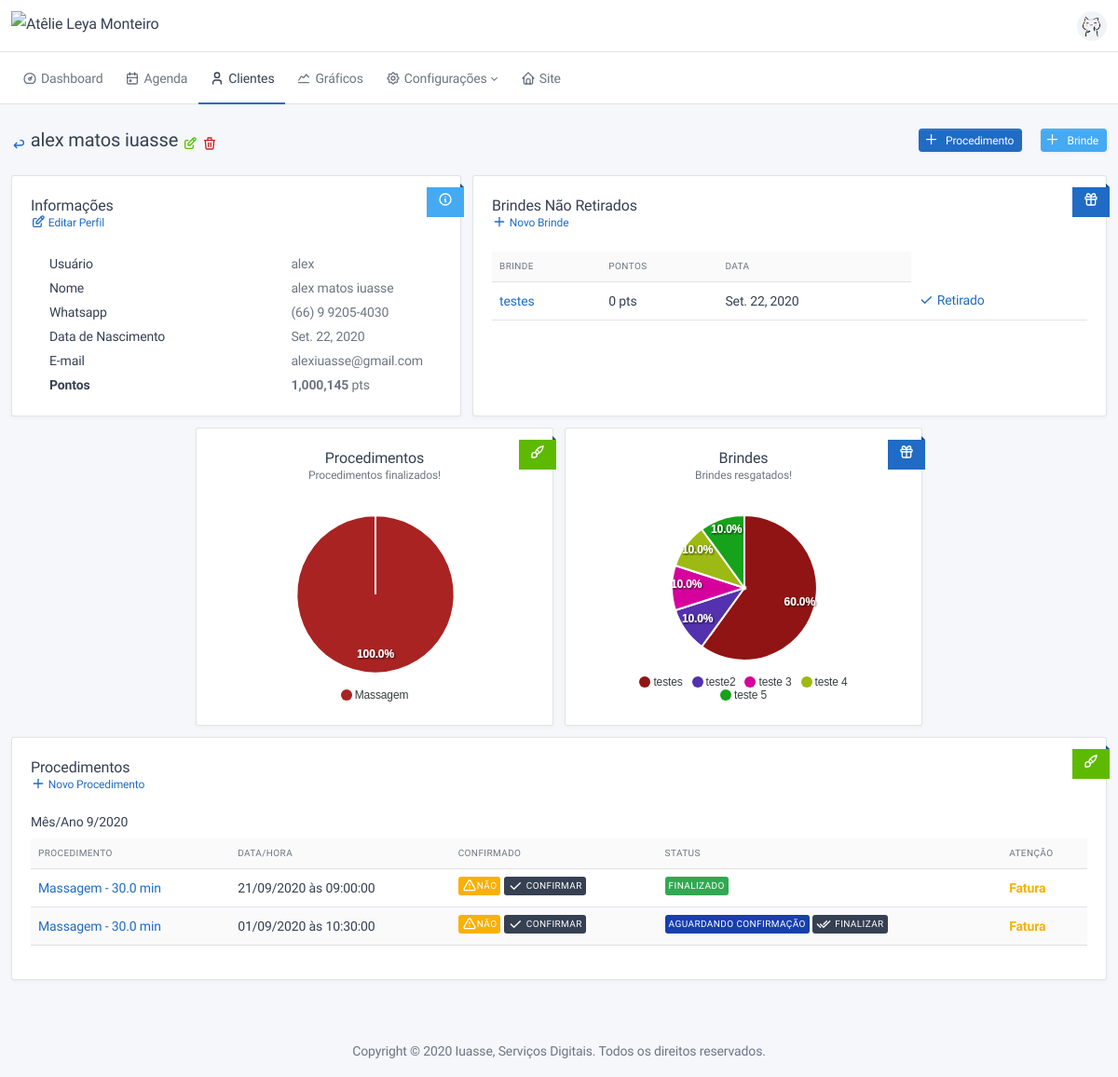
The page /user/admin/2/profile/ (signed in) on the database as committed earlier.
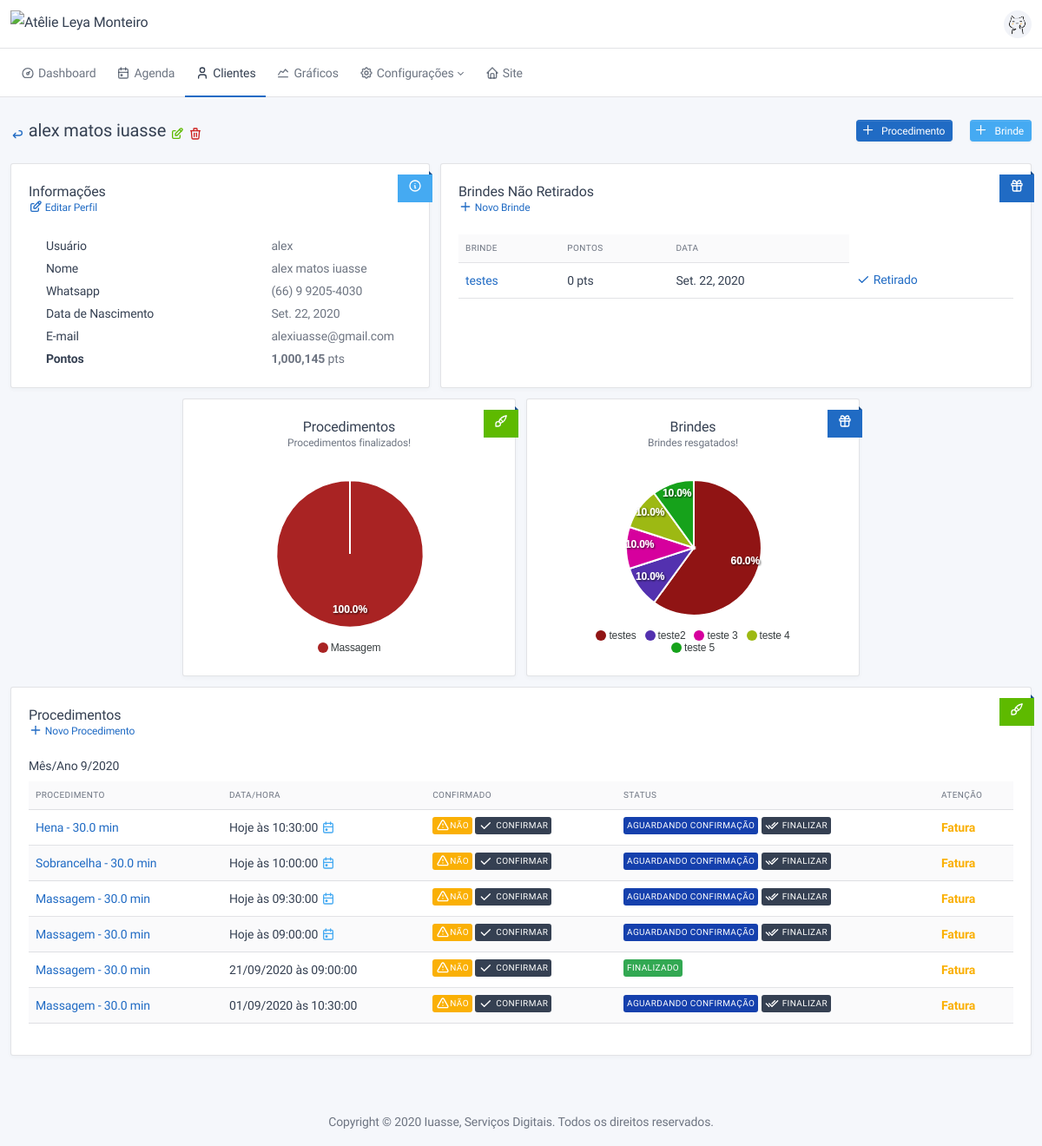
The same page on the database as committed later.
### users/models.py (models this page shows, shortened)
class Profile(BaseModel):
    name = models.CharField("nome completo", max_length=150)
    birth_date = models.DateField('data de nascimento', blank=True, null=True, help_text="Informe uma data válida!")
    whatsapp = models.CharField('whatsapp', max_length=16, help_text="Esse será o número usado para contato!")
    total_of_points = models.IntegerField(default=0, verbose_name='Total de pontos')
    user = models.OneToOneField(User, on_delete=models.CASCADE)
    def get_full_name(self):
        return self.name
    @property
    def get_new_service_url(self):
        return reverse('service:orderofservice:create', kwargs={'cpk': self.pk})
    @property
    def get_new_reward_url(self):
        return reverse('users:rewardretrieved:create', kwargs={'cpk': self.pk})
    @property
    def get_delete_url(self):
        return reverse('users:admin:delete', kwargs={'pk': self.pk})
    @property
    def get_edit_url(self):
        return reverse('users:admin:edit', kwargs={'pk': self.pk})
    @property
    def get_back_url(self):
        return reverse('users:admin:view')
    def is_birthday(self):
        today = datetime.today()
        return self.birth_date.day == today.day and self.birth_date.month == today.month if self.birth_date else False
    def get_dict_data(self):
        return {
            'Usuário': self.user.username,
            'Nome': self.get_full_name(),
            'Whatsapp': self.whatsapp,
            'Data de Nascimento': self.birth_date,
            'E-mail': self.user.email,
        }
    def has_service(self):
        return self.user.orderofservice_set.count()
    def get_service_sorted_by_entry_date(self):
        retDict = {}
        for s in self.user.orderofservice_set.all().order_by('-date', '-id'):
            m_y = "{}/{}".format(s.date.month, s.date.year)
            if m_y in retDict:
                retDict[m_y]['services'].append(s)
            else:
                retDict[m_y] = {}
                retDict[m_y]['services'] = []
                retDict[m_y]['services'].append(s)
        return retDict
    def has_reward_admin(self):
        return self.user.rewardretrieved_set.filter(retrieved=False).count()
    def sorted_reward_set_admin(self):
        return self.user.rewardretrieved_set.filter(retrieved=False).order_by('-date', '-id')

class RewardRetrieved(BaseModel):
    reward = models.ForeignKey("config.Reward", on_delete=models.PROTECT, verbose_name="Brinde")
    points = models.IntegerField("Pontos", default=0)
    quantity = models.IntegerField("Quantidade", default=1)
    date = models.DateField("Data", default=now)
    retrieved = models.BooleanField("Resgatado", default=False, help_text="Esse brinde já foi resgatado?")
    customer = models.ForeignKey(User, on_delete=models.CASCADE, verbose_name="Cliente")
    @property
    def get_edit_url(self):
        return reverse('users:rewardretrieved:edit', kwargs={'cpk': self.customer.pk, 'pk': self.pk})
    @property
    def get_confirm_url(self):
        return reverse('users:rewardretrieved:confirm', kwargs={'pk': self.pk})

### config/models.py (models this page shows, shortened)
class BaseConfigModel(BaseModel):
    name = models.CharField("nome", max_length=128)
    def __str__(self):
        return self.name
    class Meta:
        abstract = True

class Reward(BaseConfigModel):
    contextual = models.CharField("cor", default="#ffffff", max_length=7,
                                  help_text="Escolha uma cor para representar esse brinde!")
    quantity_in_points = models.IntegerField("quantidade de pontos", default=1)
    available = models.BooleanField("Disponível", default=True)
    description = models.TextField("Descrição", blank=True, help_text="Usado no site para descrever o brinde")
    image = models.ImageField("Foto", upload_to='images/', help_text="Foto representando o brinde.",
                              blank=True, null=True)

class TypeOfService(BaseConfigModel):
    contextual = models.CharField("cor", default="#ffffff", max_length=7,
                                  help_text="Escolha uma cor para representar esse procedimento!")
    time = models.FloatField("tempo", default=30, help_text="Coloque o tempo em minutos, ex.: 1hr = 60min")
    value = models.DecimalField("Valor", max_digits=11, decimal_places=2, default=0,
                                help_text="Valor do procedimento, ele será usado para auto preenchimento de alguns "
                                          "campos!")
    rewarded_points = models.IntegerField("pontos ganhos", default=0)
    description = models.TextField("Descrição", blank=True, help_text="Usado no site para descrever o procedimento")
    image = models.ImageField("Foto", upload_to='images/', help_text="Foto representando o procedimento.",
                              blank=True, null=True)
    def __str__(self):
        return f"{self.name} - {self.time} min"

class StatusService(BaseConfigModel):
    contextual = models.CharField("cor", default="#ffffff", max_length=7,
                                  help_text="Escolha uma cor para representar esse status")

### service/models.py (models this page shows, shortened)
class OrderOfService(BaseModel):
    type_of_service = models.ForeignKey("config.TypeOfService", verbose_name="Procedimento", on_delete=models.SET_NULL,
                                        null=True)
    status = models.ForeignKey("config.StatusService", verbose_name="Status", on_delete=models.PROTECT)
    finished = models.BooleanField("finalizado", default=False)
    counted = models.BooleanField("contabilizado", default=False, help_text="Procedimento já foi contabilizado?")
    confirmed = models.BooleanField("confirmado", default=False, help_text="Procedimento foi confirmado?")
    canceled = models.BooleanField("cancelado", default=False, help_text="Procedimento foi cancelado?")
    date = models.DateField("Data", default=now)
    time = models.TimeField("Hora", default=now)
    observation = models.TextField("observação", blank=True)
    customer = models.ForeignKey(User, verbose_name="Cliente", on_delete=models.CASCADE, blank=True, null=True)
    def get_absolute_url(self):
        return reverse(self.get_reverse_profile, kwargs={'cpk': self.customer.pk, 'pk': self.pk})
    def get_customer_finished_url(self):
        return reverse('service:admin:finish', kwargs={'pk': self.pk, 'flag': 1})
    def get_customer_confirmed_url(self):
        return reverse('service:admin:confirm', kwargs={'pk': self.pk, 'flag': 1})
    def get_confirmed_html(self):
        return settings.ICON_CONFIRMED if self.confirmed else settings.ICON_NOT_CONFIRMED
    def get_date_html(self):
        return f"Hoje às {self.time} <span class='text-info'>{ICON_CALENDAR}</span>" if self.date == date.today() \
            else f"{self.date.strftime('%d/%m/%Y')} às {self.time}"
    def get_is_success(self):
        return self.status.pk == settings.STATUS_SERVICE_FINISHED
    def get_contextual_html_admin(self):
        text = ""
        if self.canceled:
            text = "<span class='font-weight-bold text-danger'>Cancelado</span>"
        elif self.is_invoice_not_completed() or self.is_past_date_invoice():
            text = "<span class='font-weight-bold text-warning'>Fatura</span>"
        return mark_safe(text)
    def is_invoice_not_completed(self):
        return self.invoice.type_of_payment is None

### financial/models.py (models this page shows, shortened)
class Invoice(BaseModel):
    order_of_service = models.OneToOneField("service.OrderOfService", verbose_name="Procedimento",
                                            on_delete=models.CASCADE, null=True, blank=True,
                                            help_text="Procedimento a qual esse lançamento pertence.")
    type_of_payment = models.ForeignKey("config.TypeOfPayment", verbose_name="Tipo de Pagamento", null=True,
                                        on_delete=models.PROTECT, help_text="Qual foi o tipo de pagamento?")
    status = models.ForeignKey("config.StatusPayment", verbose_name="Status", on_delete=models.PROTECT, null=True)
    value = models.DecimalField("Valor", max_digits=11, decimal_places=2, help_text="O valor que foi pago.")
    date = models.DateField("Data", default=now, help_text="Data do pagamento.")
    observation = models.TextField("Observação", blank=True, null=True)

### users/views.py (the view)
# urls.py: path('<int:pk>/profile/', profile_admin, name='profile'),
@login_required
@require_http_methods(["GET"])
@staff_member_required()
@permission_required('users.view_profile', raise_exception=True)
def profile_admin(request, pk):
    user = User.objects.get(pk=pk)
    services = user.orderofservice_set.filter(customer=user, status=settings.STATUS_SERVICE_FINISHED)
    type_of_services = TypeOfService.objects.filter(pk__in=services.values_list('type_of_service', flat=True))
    rewards = user.rewardretrieved_set.filter(retrieved=True)
    rewards_type = Reward.objects.filter(pk__in=rewards.values_list('reward', flat=True))
    return render(request, template_name='user/profile.html', context={
        'obj': user.profile,
        'options_chart_service': SimplePie(
            width=300,
            series=[services.filter(type_of_service=t).count() for t in type_of_services],
            colors=[t.contextual for t in type_of_services],
            labels=[t.name for t in type_of_services],
        ).get_options(),
        'options_chart_reward': SimplePie(
            width=300,
            series=[rewards.filter(reward=r).count() for r in rewards_type],
            colors=[r.contextual for r in rewards_type],
            labels=[r.name for r in rewards_type],
        ).get_options(),
    })

### base/models.py (called while the page is built)
    @property
    def get_reverse_profile(self):
        return '{}:{}:profile'.format(self._meta.app_label, self._meta.model_name)

### frontend/apexcharts/simple_pie.py (called while the page is built)
    def get_options(self):
        return {
            'series': self.series,
            'chart': {
                'width': self.width,
                'type': self.chart_type,
            },
            'colors': self.colors,
            'labels': self.labels,
            'title': {
                'text': self.title,
                'align': 'left'
            },
            'legend': {
                'position': 'bottom'
            },
            'responsive': [{
                'breakpoint': 480,
                'options': {
                    'chart': {
                        'width': 300
                    },
                }
            }],
        }

### frontend/templates/user/profile.html (shortened to what the changed rows need)
{% extends '../base/profile.html' %}
{% load static %}
{% load l10n %}
{% block profile_content %}
<div class="row row-deck row-cards">
    <div class="col-lg-5">
        <div class="card">
            <div class="card-body">
                <div class="table-responsive">
                    <table class="card-table table-hover">
                        {% for k, v in obj.get_dict_data.items %}
                        <tr>
                            <td class="w-100">{{k}}</td>
                            <td class="text-nowrap text-muted">{{v}}</td>
                        </tr>
                        {% endfor %}
                        <tr>
                            <td class="text-nowrap text-muted">
                                <span class="font-weight-bold" data-countup>{{obj.total_of_points}}</span> pts
                            </td>
                        </tr>
                    </table>
                </div>
            </div>
        </div>
    </div>
    <div class="col-lg-7">
        <div class="card">
            <div class="card-body">
                {% if obj.has_reward_admin %}
                <div class="table-responsive mb-3">
                    <table class="table table-hover">
                        <thead>
                        <tr>
                            <th>Brinde</th>
                            <th>Pontos</th>
                            <th>Data</th>
                        </tr>
                        </thead>
                        {% for r in obj.sorted_reward_set_admin %}
                        <tr>
                            <td><a href="{{r.get_edit_url}}">{{r.reward.name}}</a></td>
                            <td><span data-countup>{{r.points}}</span> pts</td>
                            <td>{{r.date}}</td>
                            {% if not r.retrieved %}
                            <td>
                                <a data-toggle="tooltip" href="{{r.get_confirm_url}}"
                                   title="{{TOOLTIP_RETRIEVED_REWARD}}">
                                    {{ICON_CHECK|safe}} Retirado
                                </a>
                            </td>
                            {% endif %}
                        </tr>
                        {% endfor %}
                    </table>
                </div>
                {% else %}
                <p>Tudo certo por aqui!</p>
                {% endif %}
            </div>
        </div>
    </div>
</div>
{% if obj.has_service %}
<div class="card mb-5">
    <div class="card-body">
        {% for k,v in obj.get_service_sorted_by_entry_date.items %}
        <div class="col-lg-12 col-md-auto">
            <h4>Mês/Ano {{k}}</h4>
            <div class="table-responsive">
                <table class="table table-hover table-striped">
                    <thead>
                    <tr>
                        <th>Procedimento</th>
                        <th>Data/Hora</th>
                        <th>Confirmado</th>
                        <th>Status</th>
                        <th>Atenção</th>
                    </tr>
                    </thead>
                    <tbody>
                    {% for kk,vv in v.items %}
                    {% for s in vv %}
                    <tr>
                        <td><a href="{{s.get_absolute_url}}">{{s.type_of_service}}</a></td>
                        <td>{{s.get_date_html|safe}}</td>
                        <td>
                            {{s.get_confirmed_html|safe}}
                            {% if not s.confirmed %}
                            <a class="badge bg-dark" data-toggle="tooltip" href="{{s.get_customer_confirmed_url}}"
                               title="{{TOOLTIP_SERVICE_CONFIRM}}">
                                {{ICON_CHECK|safe}} <span class="ml-1">Confirmar</span>
                            </a>
                            {% endif %}
                        </td>
                        <td>
                            <span class="badge" style="background-color: {{s.status.contextual}};">{{s.status}}</span>
                            {% if not s.get_is_success %}
                            <a class="badge bg-dark" data-toggle="tooltip"
                               href="{{s.get_customer_finished_url}}" title="{{TOOLTIP_SERVICE_FINISH}}">
                                {{ICON_DOUBLE_CHECK|safe}} <span class="ml-1">Finalizar</span>
                            </a>
                            {% endif %}
                        </td>
                        <td>{{s.get_contextual_html_admin}}</td>
                    </tr>
                    {% endfor %}
                    {% endfor %}
                    </tbody>
                </table>
            </div>
        </div>
        {% endfor %}
    </div>
</div>
{% endif %}
{% endblock %}

### frontend/templates/base/profile.html
{% extends 'base.html' %}
{% block content %}
<div class="container-xl">
    <div class="page-header">
        <div class="row align-items-center">
            <div class="col-auto">
                <h2 class="page-title">
                    <a data-toggle="tooltip" href="{{obj.get_back_url}}" title="Voltar">
                        <span class="text-primary">{{ICON_ARROW_BACK|safe}}</span>
                    </a>
                    {{obj.get_full_name}}
                    <a data-toggle="tooltip" href="{{obj.get_edit_url}}" title="Editar">
                        <span class="text-success">{{ICON_EDIT|safe}}</span>
                    </a>
                    <a data-toggle="tooltip" href="{{obj.get_delete_url}}" title="Deletar">
                        <span class="text-danger">{{ICON_DELETE|safe}}</span>
                    </a>
                </h2>
            </div>
            <div class="col-auto ml-auto d-print-none">
                {% block page_header_actions %}{% endblock %}
            </div>
        </div>
    </div>
    {% block profile_content %}{% endblock %}
</div>
{% endblock %}

Rows that differ between the two databases and show on the page:
no longer on one of the page's lists (row unchanged): OrderOfService: type_of_service "Massagem - 30.0 min", get_date_html "21/09/2020 às 09:00:00", get_confirmed_html "NÃO", status "FINALIZADO", get_contextual_html_admin "Fatura"
no longer on one of the page's lists (row unchanged): OrderOfService: type_of_service "Massagem - 30.0 min", get_date_html "01/09/2020 às 10:30:00", get_confirmed_html "NÃO", status "AGUARDANDO CONFIRMAÇÃO", get_contextual_html_admin "Fatura"
added OrderOfService: type_of_service "Hena - 30.0 min", get_date_html "Hoje às 10:30:00", get_confirmed_html "NÃO", status "AGUARDANDO CONFIRMAÇÃO", get_contextual_html_admin "Fatura", OrderOfService (type_of_service "Massagem - 30.0 min", get_date_html "21/09/2020 às 09:00:00", get_confirmed_html "NÃO", status "FINALIZADO", get_contextual_html_admin "Fatura"), OrderOfService (type_of_service "Massagem - 30.0 min", get_date_html "01/09/2020 às 10:30:00", get_confirmed_html "NÃO", status "AGUARDANDO CONFIRMAÇÃO", get_contextual_html_admin "Fatura")
added OrderOfService: type_of_service "Sobrancelha - 30.0 min", get_date_html "Hoje às 10:00:00", get_confirmed_html "NÃO", status "AGUARDANDO CONFIRMAÇÃO", get_contextual_html_admin "Fatura"
added OrderOfService: type_of_service "Massagem - 30.0 min", get_date_html "Hoje às 09:30:00", get_confirmed_html "NÃO", status "AGUARDANDO CONFIRMAÇÃO", get_contextual_html_admin "Fatura"
added OrderOfService: type_of_service "Massagem - 30.0 min", get_date_html "Hoje às 09:00:00", get_confirmed_html "NÃO", status "AGUARDANDO CONFIRMAÇÃO", get_contextual_html_admin "Fatura"
